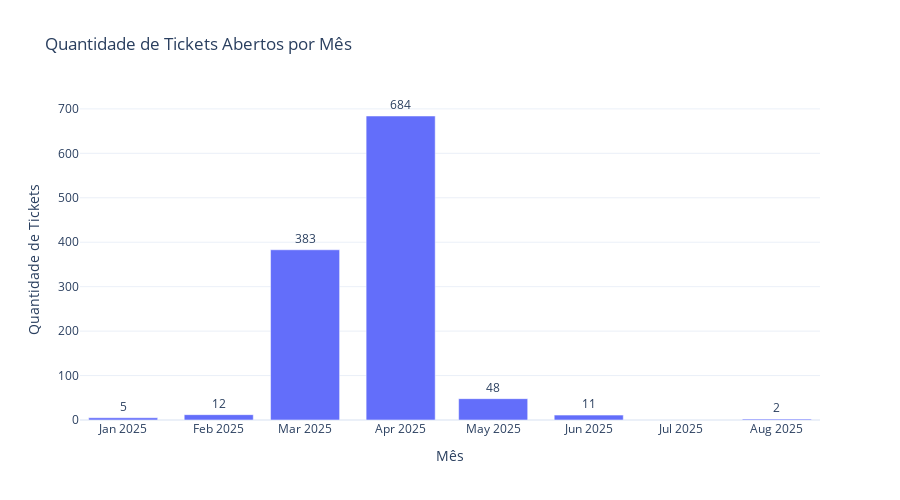

The code cell stored with this chart in its notebook:
### Markdown cell above
## Análise de Tickets Abertos por Mês

### Code cell
tickets_por_mes = df.groupby(df['opening_date'].dt.to_period('M')).size().reset_index(name='quantidade')
tickets_por_mes['opening_date'] = tickets_por_mes['opening_date'].astype(str)

fig_mes = px.bar(
    tickets_por_mes,
    x='opening_date',
    y='quantidade',
    title='Quantidade de Tickets Abertos por Mês',
    labels={'opening_date': 'Mês', 'quantidade': 'Quantidade de Tickets'},
    template='plotly_white',
    text='quantidade'
)

fig_mes.update_traces(textposition='outside')

fig_mes.update_layout(
    xaxis_title='Mês',
    yaxis_title='Quantidade de Tickets',
    hovermode='x unified',
    height=500
)

fig_mes.show()

### Figure 1 — Plotly figure (JSON) as saved in the notebook; plotly's stock layout.template omitted (floating-point values rounded to 4 significant figures)
{"data": [{"hovertemplate": "Mês=%{x}<br>Quantidade de Tickets=%{text}<extra></extra>", "legendgroup": "", "marker": {"color": "#636efa", "pattern": {"shape": ""}}, "name": "", "orientation": "v", "showlegend": false, "text": [5.0, 12.0, 383.0, 684.0, 48.0, 11.0, 2.0], "textposition": "outside", "type": "bar", "x": ["2025-01", "2025-02", "2025-03", "2025-04", "2025-05", "2025-06", "2025-08"], "xaxis": "x", "y": [5, 12, 383, 684, 48, 11, 2], "yaxis": "y"}], "layout": {"barmode": "relative", "height": 500, "hovermode": "x unified", "legend": {"tracegroupgap": 0}, "title": {"text": "Quantidade de Tickets Abertos por Mês"}, "xaxis": {"anchor": "y", "domain": [0, 1], "title": {"text": "Mês"}}, "yaxis": {"anchor": "x", "domain": [0, 1], "title": {"text": "Quantidade de Tickets"}}}}
